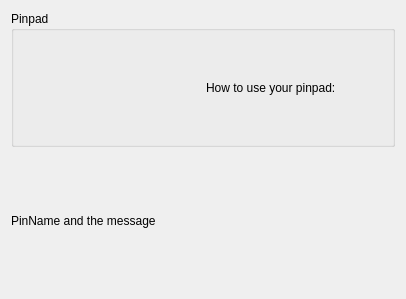
<ui version="4.0" >
 <class>dlgWndPinpadInfo</class>
 <widget class="QWidget" name="dlgWndPinpadInfo" >
  <property name="geometry" >
   <rect>
    <x>0</x>
    <y>0</y>
    <width>406</width>
    <height>299</height>
   </rect>
  </property>
  <property name="windowTitle" >
   <string>dlgWndPinpadInfo</string>
  </property>
  <layout class="QGridLayout" >
   <item row="0" column="0" >
    <widget class="QGroupBox" name="groupBox" >
     <property name="title" >
      <string>Pinpad</string>
     </property>
     <layout class="QGridLayout" >
      <item row="0" column="1" >
       <widget class="QLabel" name="label_2" >
        <property name="text" >
         <string>How to use your pinpad:</string>
        </property>
       </widget>
      </item>
      <item row="0" column="0" >
       <widget class="QLabel" name="lblIcon" >
        <property name="text" >
         <string/>
        </property>
       </widget>
      </item>
     </layout>
    </widget>
   </item>
   <item row="1" column="0" >
    <widget class="QLabel" name="label" >
     <property name="text" >
      <string>PinName and the message</string>
     </property>
     <property name="wordWrap" >
      <bool>true</bool>
     </property>
    </widget>
   </item>
  </layout>
 </widget>
 <layoutdefault spacing="6" margin="11" />
 <resources/>
 <connections/>
</ui>
